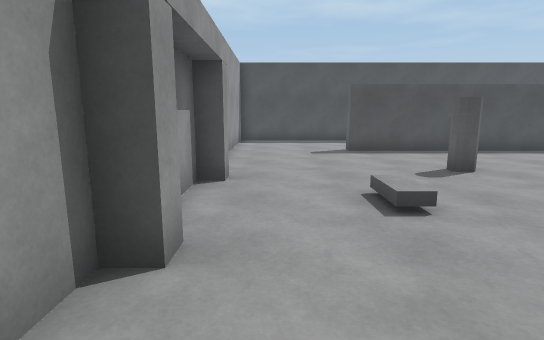
view 1 (above)

17 first-person views from a walk through a scene from a Unity 3-D project. The camera is 1.4 m above the floor, tilts 10° down and sees 80° across. The floor is counted in squares, 1 m on a side. Each view is taken from the middle of a square. On the plan, view 1 faces up. The plan holds only what a view shows up to about 15 squares ahead; the rest is blank.

view 2
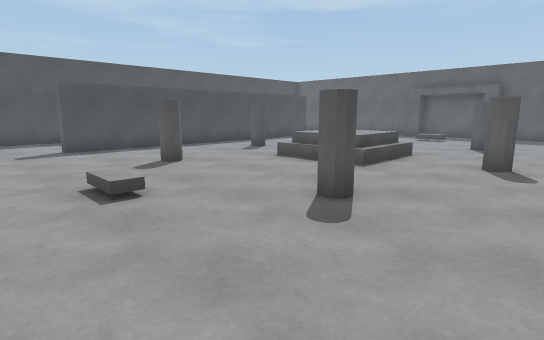

view 3
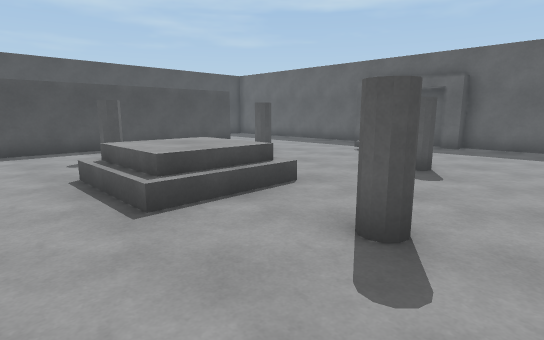

view 4
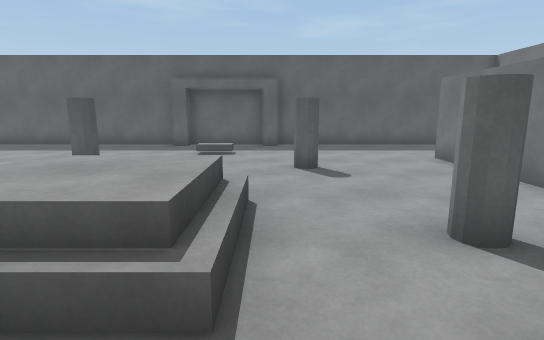

view 5
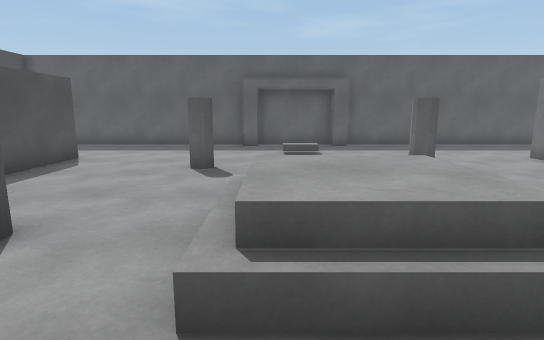

view 6
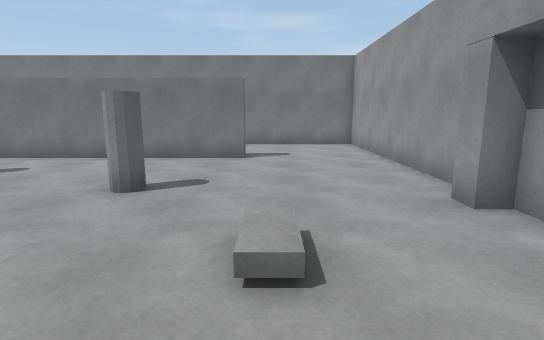

view 7
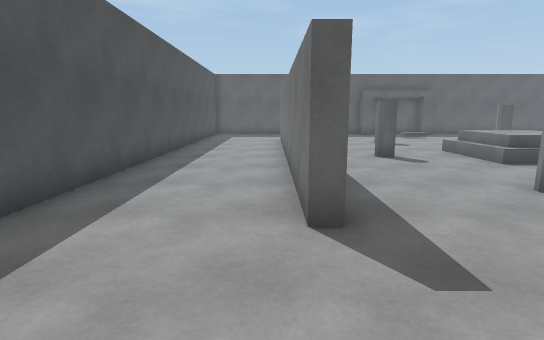

view 8
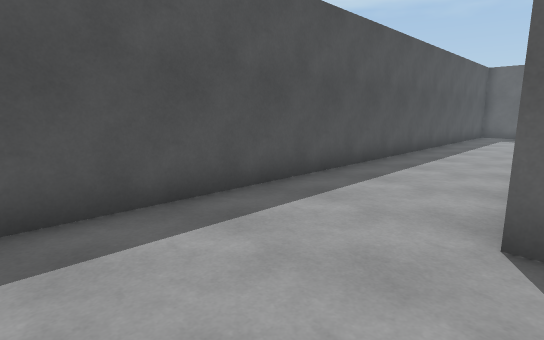

view 9
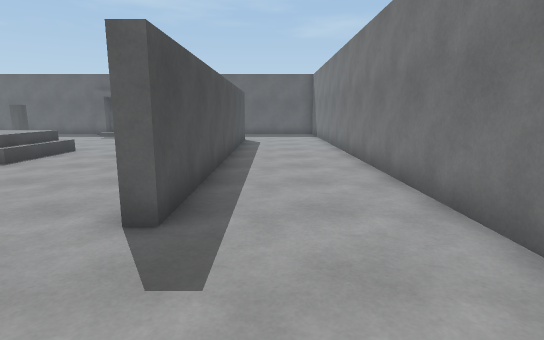

view 10
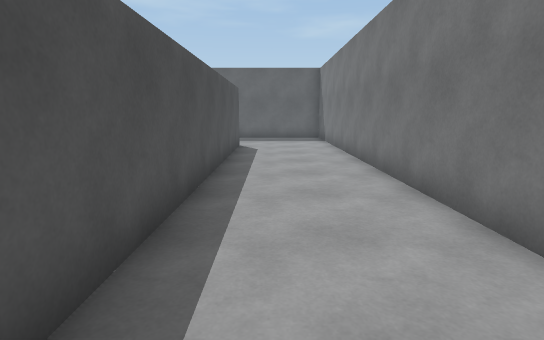

view 11
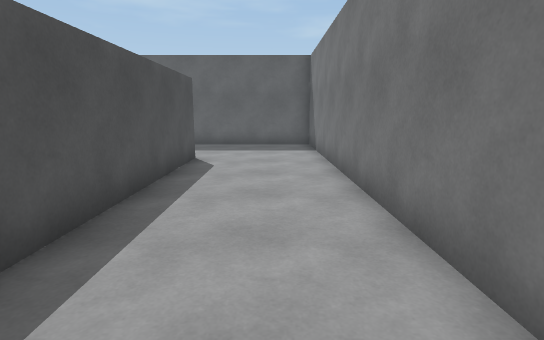

view 12
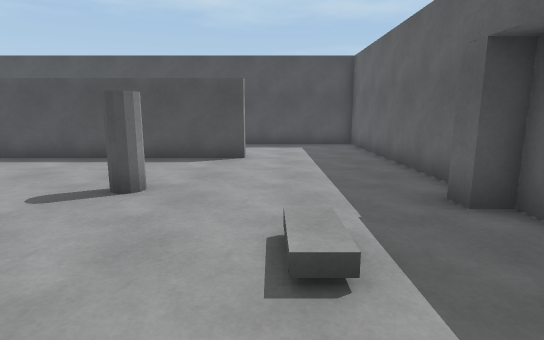

view 13
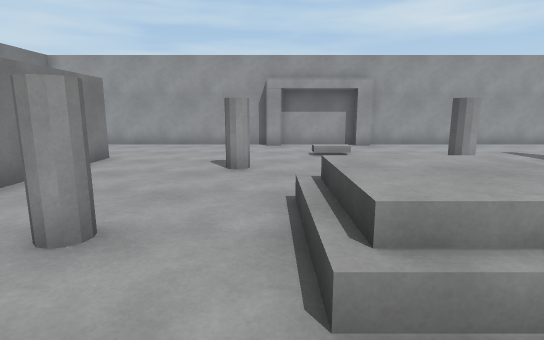

view 14
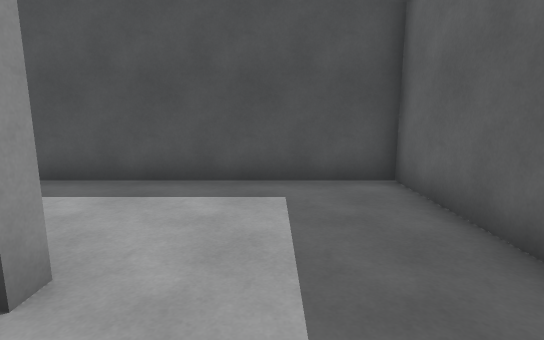

view 15
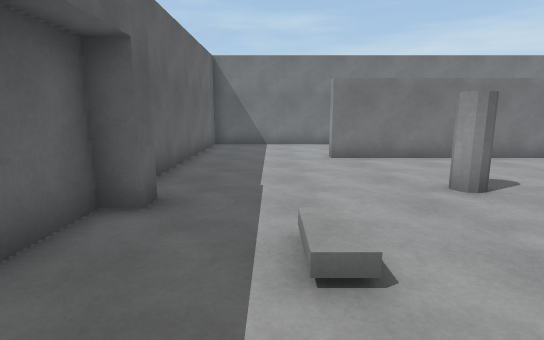

view 16
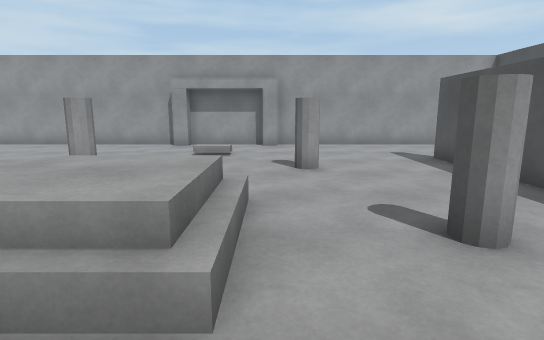

view 17
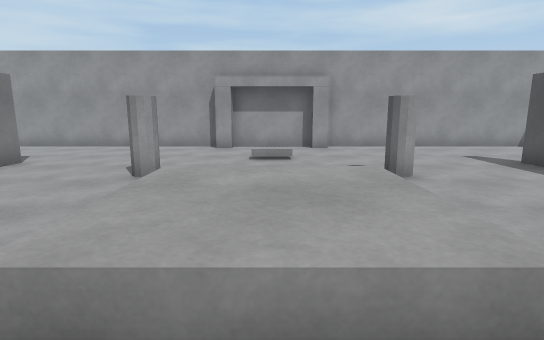

### Floor plan
Points are (right, up) in squares from view 1. A wall is a line through its corners. A room is listed if a view was taken in it or the views show most of it. See-through windows are left out.
Room 1 (views 1, 2, 3, 4, 5, 6, 7, 8, 9, 10, 11, 12, 13, 14, 15, 16, 17)
walls: (16.1, -2.1) (16.1, -2.6) (2.9, -2.6) (2.9, -2.1) (16.1, -2.1); (16.1, 12.6) (16.1, 12.1) (2.9, 12.1) (2.9, 12.5) (13.5, 12.5); (20.6, 7.2) (20.6, 16.7) (-0.8, 16.7); (-1, 7.2) (-1, 6.6) (-1.6, 6.6) (-1.6, 3.4) (-1, 3.4) (-1, 2.8) (-1.6, 2.8) (-1.6, -6.7) (20.6, -6.7) (20.6, 2.8) (19.9, 2.8) (19.9, 3.4) (20.6, 3.4) (20.6, 6.6) (19.9, 6.6) (19.9, 7.2); (-1.6, 15.6) (-1.6, 7.2)

Positions as (right, up) in squares from view 1, and headings:
1: (0, 0), facing up
2: (0, -1), facing up-right
3: (6, -1), facing up-right
4: (6, 3), facing right
5: (6, 6), facing right
6: (2, 8), facing down
7: (-1, 13), facing right
8: (-1, 12), facing up-right
9: (-1, -4), facing right
10: (2, -4), facing right
11: (6, -5), facing right
12: (17, 2), facing up
13: (13, 3), facing left
14: (18, 10), facing up
15: (18, 8), facing down
16: (13, 7), facing left
17: (12, 5), facing left
